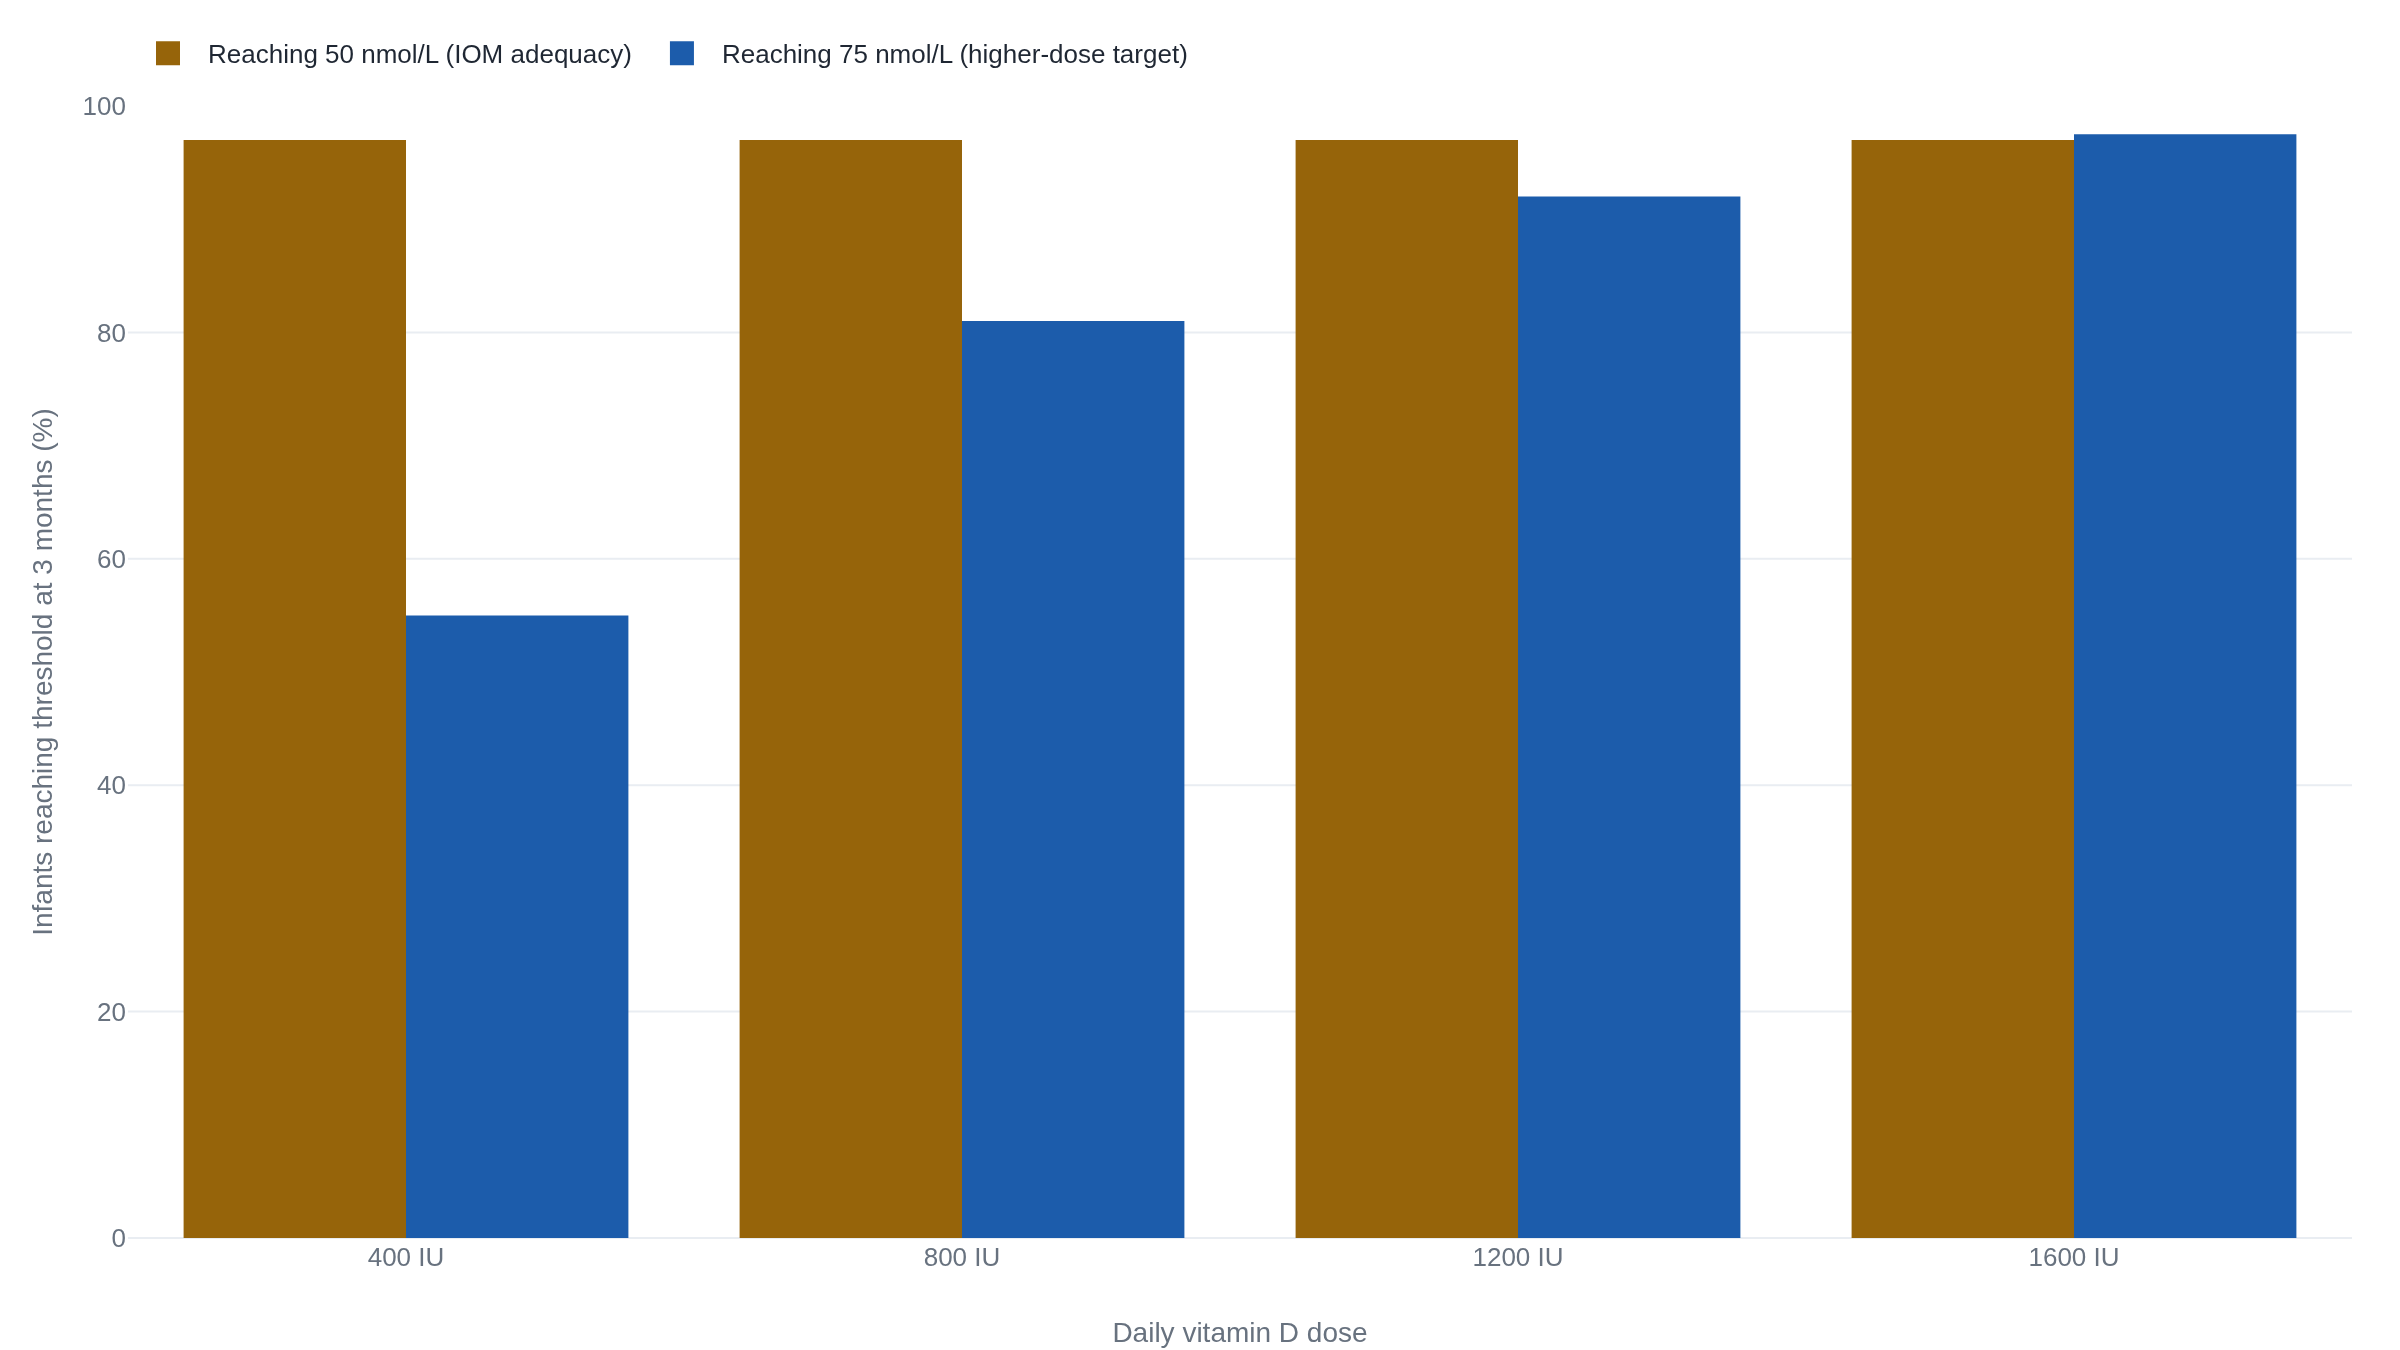

Reproduce this figure in Python.
"""Gallo et al. (JAMA, 2013): share of healthy, term, breastfed infants
reaching each 25(OH)D threshold at 3 months, by daily vitamin D dose.

Data are read firsthand from the trial's structured abstract:
- >=50 nmol/L: reached in 97% of infants at 3 months across all four doses.
- >=75 nmol/L: 400 IU 55%, 800 IU 81%, 1200 IU 92%, 1600 IU 97.5%.
The point of the figure is that every dose clears the 50 nmol/L line the IOM
calls adequate, while only 1600 IU/day clears the higher 75 nmol/L target.
"""

import plotly.graph_objects as go

doses = ["400 IU", "800 IU", "1200 IU", "1600 IU"]
reach_50 = [97, 97, 97, 97]
reach_75 = [55, 81, 92, 97.5]

fig = go.Figure()
fig.add_trace(go.Bar(name="Reaching 50 nmol/L (IOM adequacy)", x=doses, y=reach_50))
fig.add_trace(go.Bar(name="Reaching 75 nmol/L (higher-dose target)", x=doses, y=reach_75))
fig.update_layout(
    barmode="group",
    yaxis_title="Infants reaching threshold at 3 months (%)",
    xaxis_title="Daily vitamin D dose",
    legend=dict(orientation="h", yanchor="bottom", y=1.02, xanchor="left", x=0),
)
fig.update_yaxes(range=[0, 100])
